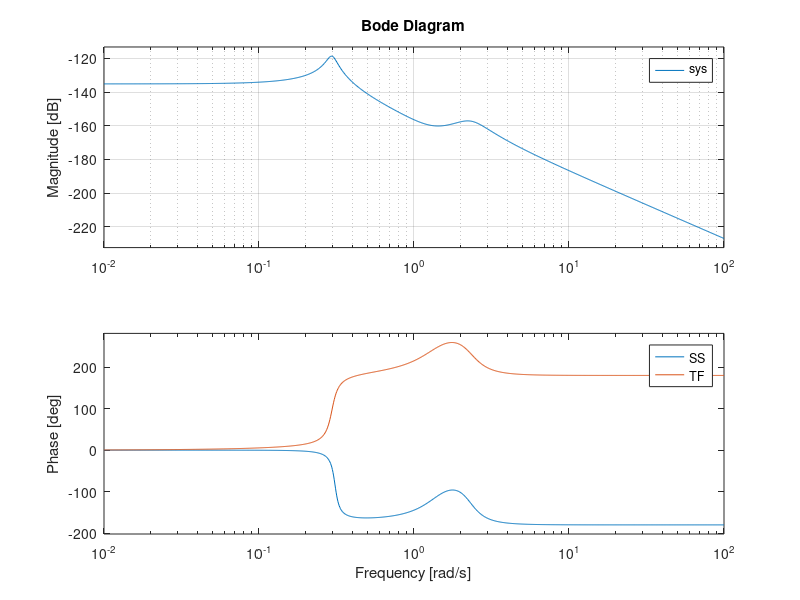

Write MATLAB code to recreate this figure.

rho = 1024;
Vol = 297;
g = 9.81;
r_cob = 4;
r_cog = 5;
m = 127000;
Khs = rho*Vol*g*r_cob - m*g*r_cog;
I = 5.025e6;
Iinf = 1.734e7;
x_timeDomain = [1.847, 1.116, -0.934, 7.431];
x_frequencyDomain = [7.045, 0.3652, 1.4028];

% Transfer function
s = tf('s');
Khat = x_frequencyDomain(1)*s*1e7/(s^2+2*x_frequencyDomain(2)*x_frequencyDomain(3)*s+x_frequencyDomain(3)^2);
G = 1/((I+Iinf)*s^2 + Khat*s + Khs);
figure, bode(G), hold on

% State space
A = [0,            -Khs/(I+Iinf),0,        -1/(I+Iinf);...
    1,               0, 0,        0;...
x_timeDomain(3)*1e7, 0, 0, -x_timeDomain(1);...
x_timeDomain(4)*1e7, 0, 1, -x_timeDomain(2)]
B = [1/(I+Iinf);0;0;0]; C = [0,1,0,0];
sys = ss(A,B,C,0);
bode(sys), hold off, grid, legend('SS','TF')
